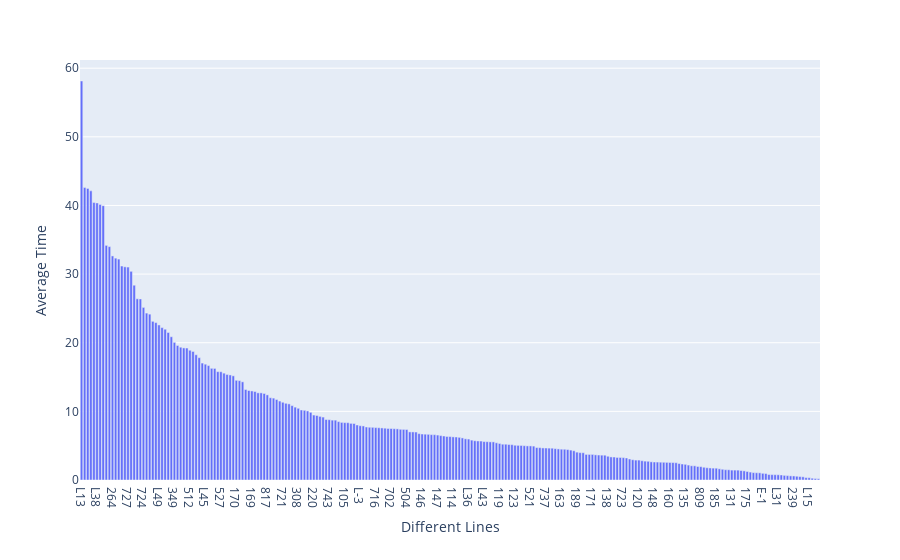

Source (notebook cell):
### Markdown cell above
### Wizuazlizacja danych

### Code cell
fig = px.bar(average, x=average.index, y="DiffTime")
fig.update_layout(xaxis_title="Different Lines", yaxis_title="Average Time")
fig.show()

### Figure 1 — Plotly figure (JSON) as saved in the notebook; plotly's stock layout.template omitted (floating-point values rounded to 4 significant figures; data arrays with more than 128 entries replaced by an {"elided": "..."} marker saying what was removed)
{"data": [{"alignmentgroup": "True", "hovertemplate": "Line=%{x}<br>DiffTime=%{y}<extra></extra>", "legendgroup": "", "marker": {"color": "#636efa", "pattern": {"shape": ""}}, "name": "", "offsetgroup": "", "orientation": "v", "showlegend": false, "textposition": "auto", "type": "bar", "x": {"elided": "239 str values"}, "xaxis": "x", "y": {"elided": "239 float values"}, "yaxis": "y"}], "layout": {"barmode": "relative", "legend": {"tracegroupgap": 0}, "margin": {"t": 60}, "xaxis": {"anchor": "y", "domain": [0, 1], "title": {"text": "Different Lines"}}, "yaxis": {"anchor": "x", "domain": [0, 1], "title": {"text": "Average Time"}}}}
